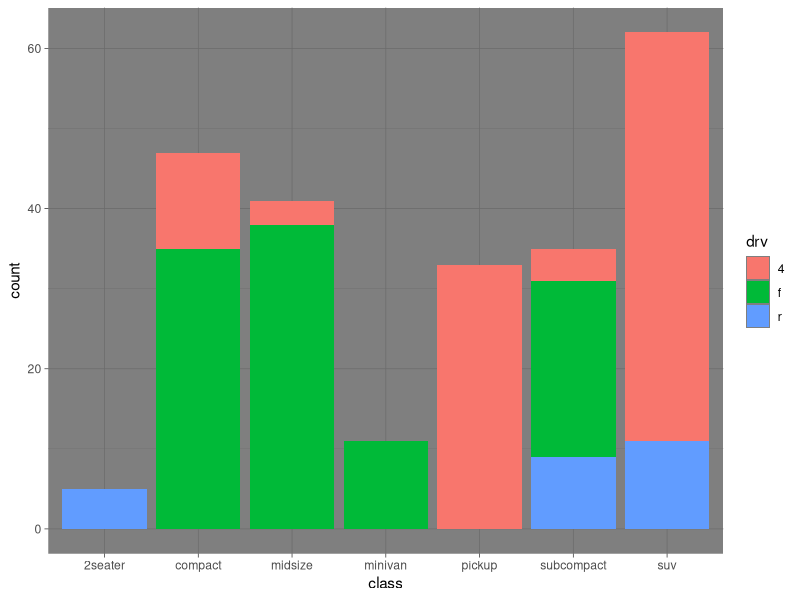

Source code (R):
## ---- chunk 1
library(tidyverse)

mpg %>% ggplot(aes(class, fill= drv)) + geom_bar() + theme_dark()

